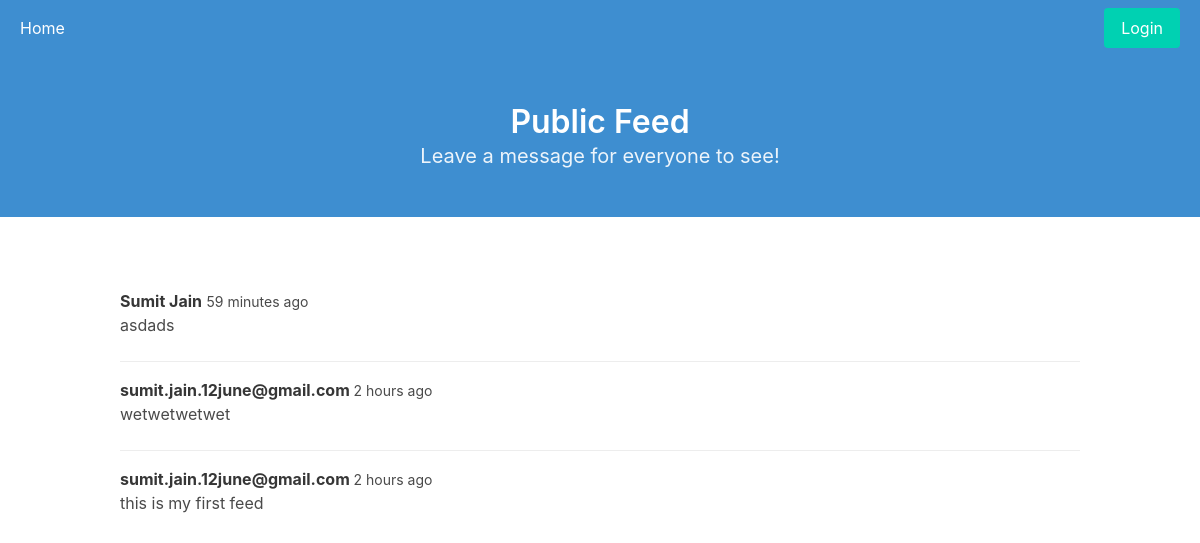
The page / on the database its author committed.
### feedapp/models.py (models this page shows, shortened)
class Post(models.Model):
    user = models.ForeignKey(settings.AUTH_USER_MODEL, on_delete=models.CASCADE)
    text = models.CharField(max_length=200)
    date_posted = models.DateTimeField(auto_now_add=True)
    hidden = models.BooleanField(default=False)
    date_hidden = models.DateTimeField(blank=True, null=True)
    hidden_by = models.ForeignKey(settings.AUTH_USER_MODEL, on_delete=models.CASCADE,
    blank=True, null=True, related_name='moderator_who_hid')

class User(AbstractUser):
    pass

### feedapp/views.py (the view)
# urls.py: path('', views.index, name='index'),
def index(request):
    if request.method =="POST":
        form = PostForm(request.POST)
        if form.is_valid():
            post =  form.save(commit=False)
            post.user = request.user
            post.save()
            return redirect('index')
    else:
        form = PostForm()
        posts = Post.objects.filter(hidden=False).order_by('-date_posted').all()
    context = {'form' : form, 'posts' : posts}
    return render(request, 'feedapp/index.html', context)

### feedapp/templates/feedapp/index.html (shortened to what this page needs)
{% extends 'feedapp/base.html' %}
{% load humanize %}
{% block main_title %}Public Feed{% endblock %}
{% block sub_title %}Leave a message for everyone to see!{% endblock %}
{% block content %}
{% if posts %}
  {% for post in posts %}
    <article class="media mt-5">
      <div class="media-content">
        <div class="content">
          <p>
            <strong>{{ post.user.first_name }} {{ post.user.last_name }}</strong>
            <small>{{ post.date_posted|naturaltime }}</small>
            <br>
            {{ post.text }}
          </p>
        </div>
      </div>
   </article>
  {% endfor %}
{% endif %}
{% endblock %}

### rows shown on the page
Post: user.first_name "Sumit", user.last_name "Jain", date_posted "59 minutes ago", text "asdads"
Post: user.first_name "sumit.jain.12june@gmail.com", date_posted "2 hours ago", text "wetwetwetwet"
Post: user.first_name "sumit.jain.12june@gmail.com", date_posted "2 hours ago", text "this is my first feed"
